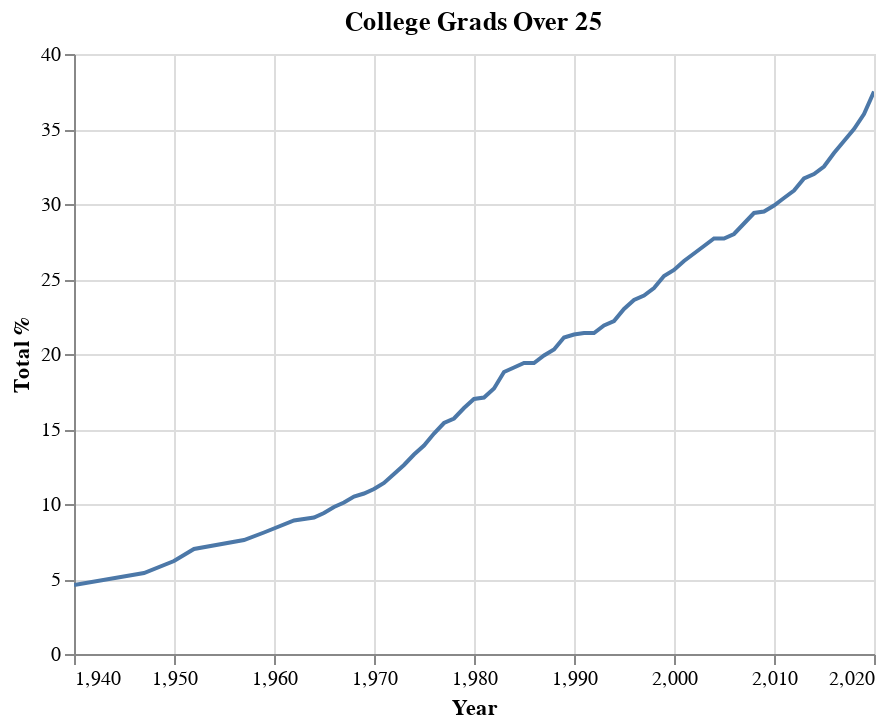

Notebook cell for this chart:
### Code cell
college_grad_chart = (alt.Chart(college_grad_data, title="College Grads Over 25")
                        .mark_line()
                        .encode(
                            x = 'Year',
                            y = alt.Y('Total', title="Total %")
                        )
                        .interactive()
)
college_grad_chart

### Figure 1 — Vega-Lite specification as saved in the notebook (floating-point values rounded to 4 significant figures)
{"config": {"view": {"continuousWidth": 400, "continuousHeight": 300}}, "data": {"name": "data-25431c3ca28f00ddc5b7302c2e7a172a"}, "mark": "line", "encoding": {"x": {"type": "quantitative", "field": "Year"}, "y": {"type": "quantitative", "field": "Total", "title": "Total %"}}, "selection": {"selector001": {"type": "interval", "bind": "scales", "encodings": ["x", "y"]}}, "title": "College Grads Over 25", "$schema": "https://vega.github.io/schema/vega-lite/v4.8.1.json", "datasets": {"data-25431c3ca28f00ddc5b7302c2e7a172a": [{"Year": 2020, "Total": 37.5, "Male": 36.7, "Female": 38.3}, {"Year": 2019, "Total": 36.0, "Male": 35.4, "Female": 36.6}, {"Year": 2018, "Total": 35.0, "Male": 34.6, "Female": 35.3}, {"Year": 2017, "Total": 34.2, "Male": 33.7, "Female": 34.6}, {"Year": 2016, "Total": 33.4, "Male": 33.2, "Female": 33.7}, {"Year": 2015, "Total": 32.5, "Male": 32.3, "Female": 32.7}, {"Year": 2014, "Total": 32.0, "Male": 31.9, "Female": 32.0}, {"Year": 2013, "Total": 31.7, "Male": 32.0, "Female": 31.4}, {"Year": 2012, "Total": 30.9, "Male": 31.4, "Female": 30.6}, {"Year": 2011, "Total": 30.4, "Male": 30.8, "Female": 30.1}, {"Year": 2010, "Total": 29.9, "Male": 30.3, "Female": 29.6}, {"Year": 2009, "Total": 29.5, "Male": 30.1, "Female": 29.1}, {"Year": 2008, "Total": 29.4, "Male": 30.1, "Female": 28.8}, {"Year": 2007, "Total": 28.7, "Male": 29.5, "Female": 28.0}, {"Year": 2006, "Total": 28.0, "Male": 29.2, "Female": 26.9}, {"Year": 2005, "Total": 27.7, "Male": 28.9, "Female": 26.5}, {"Year": 2004, "Total": 27.7, "Male": 29.4, "Female": 26.1}, {"Year": 2003, "Total": 27.2, "Male": 28.9, "Female": 25.7}, {"Year": 2002, "Total": 26.7, "Male": 28.5, "Female": 25.1}, {"Year": 2001, "Total": 26.2, "Male": 28.2, "Female": 24.3}, {"Year": 2000, "Total": 25.6, "Male": 27.8, "Female": 23.6}, {"Year": 1999, "Total": 25.2, "Male": 27.5, "Female": 23.1}, {"Year": 1998, "Total": 24.4, "Male": 26.5, "Female": 22.4}, {"Year": 1997, "Total": 23.9, "Male": 26.2, "Female": 21.7}, {"Year": 1996, "Total": 23.6, "Male": 26.0, "Female": 21.4}, {"Year": 1995, "Total": 23.0, "Male": 26.0, "Female": 20.2}, {"Year": 1994, "Total": 22.2, "Male": 25.1, "Female": 19.6}, {"Year": 1993, "Total": 21.9, "Male": 24.8, "Female": 19.2}, {"Year": 1992, "Total": 21.4, "Male": 24.3, "Female": 18.6}, {"Year": 1991, "Total": 21.4, "Male": 24.3, "Female": 18.8}, {"Year": 1990, "Total": 21.3, "Male": 24.4, "Female": 18.4}, {"Year": 1989, "Total": 21.1, "Male": 24.5, "Female": 18.1}, {"Year": 1988, "Total": 20.3, "Male": 24.0, "Female": 17.0}, {"Year": 1987, "Total": 19.9, "Male": 23.6, "Female": 16.5}, {"Year": 1986, "Total": 19.4, "Male": 23.2, "Female": 16.1}, {"Year": 1985, "Total": 19.4, "Male": 23.1, "Female": 16.0}, {"Year": 1984, "Total": 19.1, "Male": 22.9, "Female": 15.7}, {"Year": 1983, "Total": 18.8, "Male": 23.0, "Female": 15.1}, {"Year": 1982, "Total": 17.7, "Male": 21.9, "Female": 14.0}, {"Year": 1981, "Total": 17.1, "Male": 21.1, "Female": 13.4}, {"Year": 1980, "Total": 17.0, "Male": 20.9, "Female": 13.6}, {"Year": 1979, "Total": 16.4, "Male": 20.4, "Female": 12.9}, {"Year": 1978, "Total": 15.7, "Male": 19.7, "Female": 12.2}, {"Year": 1977, "Total": 15.4, "Male": 19.2, "Female": 12.0}, {"Year": 1976, "Total": 14.7, "Male": 18.6, "Female": 11.3}, {"Year": 1975, "Total": 13.9, "Male": 17.6, "Female": 10.6}, {"Year": 1974, "Total": 13.3, "Male": 16.9, "Female": 10.1}, {"Year": 1973, "Total": 12.6, "Male": 16.0, "Female": 9.6}, {"Year": 1972, "Total": 12.0, "Male": 15.4, "Female": 9.0}, {"Year": 1971, "Total": 11.4, "Male": 14.6, "Female": 8.5}, {"Year": 1970, "Total": 11.0, "Male": 14.1, "Female": 8.2}, {"Year": 1969, "Total": 10.7, "Male": 13.6, "Female": 8.1}, {"Year": 1968, "Total": 10.5, "Male": 13.3, "Female": 8.0}, {"Year": 1967, "Total": 10.1, "Male": 12.8, "Female": 7.6}, {"Year": 1966, "Total": 9.8, "Male": 12.5, "Female": 7.4}, {"Year": 1965, "Total": 9.4, "Male": 12.0, "Female": 7.1}, {"Year": 1964, "Total": 9.1, "Male": 11.7, "Female": 6.8}, {"Year": 1962, "Total": 8.9, "Male": 11.4, "Female": 6.7}, {"Year": 1959, "Total": 8.1, "Male": 10.3, "Female": 6.0}, {"Year": 1957, "Total": 7.6, "Male": 9.6, "Female": 5.8}, {"Year": 1952, "Total": 7.0, "Male": 8.3, "Female": 5.8}, {"Year": 1950, "Total": 6.2, "Male": 7.3, "Female": 5.2}, {"Year": 1947, "Total": 5.4, "Male": 6.2, "Female": 4.7}, {"Year": 1940, "Total": 4.6, "Male": 5.5, "Female": 3.8}]}}
